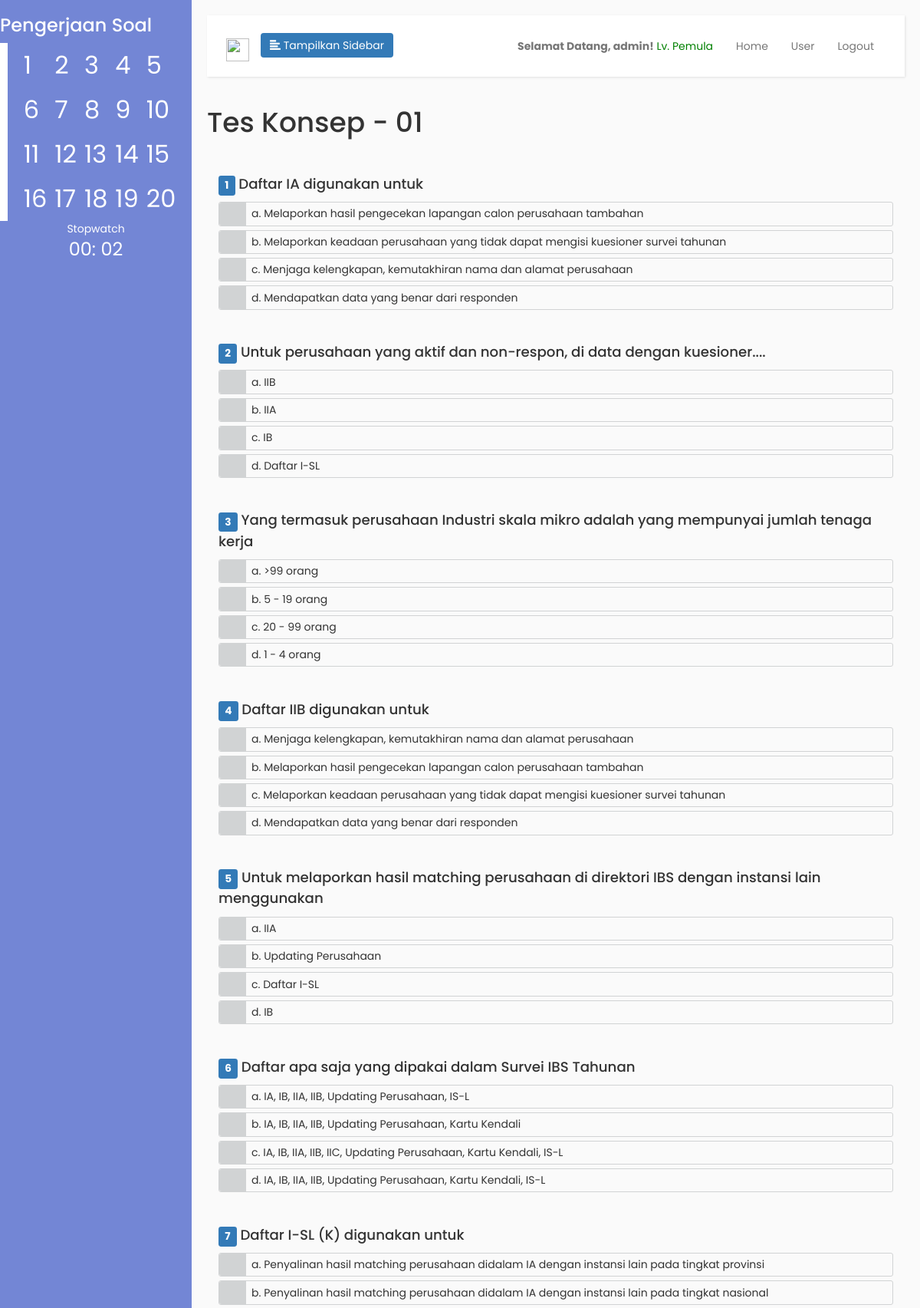
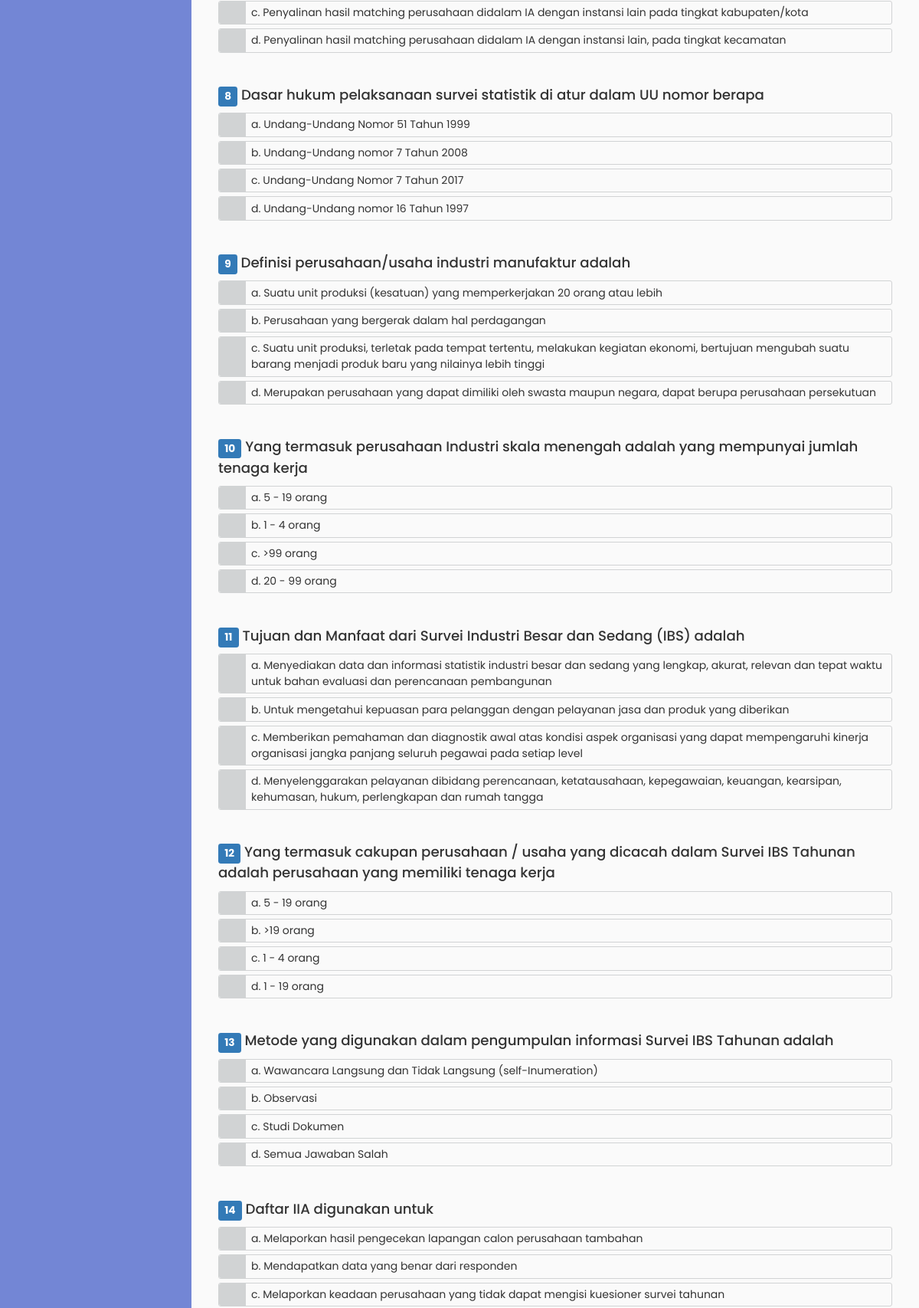
Screenshot of /test.php (signed in, upper part) with the database file from the repository (2 pictures, top to bottom).
### tables this page shows
CREATE TABLE `pertayaantes` (
  `id` int(11) NOT NULL,
  `id_konsep` int(11) NOT NULL,
  `id_topik` int(11) NOT NULL,
  `id_test` int(11) NOT NULL,
  `id_question` int(11) NOT NULL,
  `weight` int(11) NOT NULL,
  `question` varchar(471) NOT NULL,
  `correct` varchar(161) NOT NULL,
  `A` varchar(176) NOT NULL,
  `B` varchar(178) DEFAULT NULL,
  `C` varchar(145) DEFAULT NULL,
  `D` varchar(161) DEFAULT NULL
);

### load_questions.php (the view, shortened to what this page needs)
<link href="css/radio_button_questions.css" rel="stylesheet" >
<?php
    if ($test_type == 'pretest') {
        echo '<form action="scoring_pretest.php" method="post" name="pertayaantes" id="pertayaantes">';
    } else {
        echo '<form action="scoring.php" method="post" name="pertayaantes" id="pertayaantes">';
    }
?>
<div class="col-md-12">
<?php
    $current_konsep = $_SESSION['konsep_aktif'];
    $query = "SELECT id_konsep, id_topik, id_test, id_question, weight, question, correct, A, B, C, D FROM " . $test_type;
    $result = $con->query($query);
    $rows = array();
    while($row = $result->fetch(PDO::FETCH_NUM)) {
        $row_konsep = $row[0];
        if ( ($test_type == 'pertayaantes' && $row_konsep == $current_konsep) || $test_type == 'pretest') {
            array_push($rows, $row);
        }
    }
    shuffle($rows);
    $num = 0;
    $letters = array('a','b', 'c', 'd');
    foreach ($rows as $row) {
        $id_test = ($row[2] < 10 ? '0'.$row[2] : $row[2]);
        $id_question = ($row[2] < 10 ? '0'.$row[3] : $row[3]);
        echo ('
        <h5 class="question" id="question-'.$id_test.$id_question.'">'. '<span class="label label-primary">'.++$num.'</span> ' . $row[5].'</h5>
        ');
        $answers = [$row[7], $row[8], $row[9], $row[10]];
        shuffle($answers);
        $j = 0;
        echo ('<div class="funkyradio">');
        foreach ($answers as $answer) {
            echo ('
            <div class="funkyradio-primary">
            <input type="radio" name="q-'.$id_test.$id_question.'" class="q-'.$id_test.$id_question.'" id="q-'.$id_test.$id_question.'-'.$letters[$j].'" value="'.$answer.'" />
            <label for="q-'.$id_test.$id_question.'-'.$letters[$j].'">'.$letters[$j].'. '.$answer.'</label>
            </div>
            ');
            $j++;
        }
        echo ('</div>');
    }
?>
</div>
</form>

### css/sidebar.css (style rules this page uses)
body { font-family: 'Poppins', sans-serif; background: #fafafa; }

### css/radio_button_questions.css (style rules this page uses)
.question { line-height: 1.5em; font-size: 1.3em; margin-top:2em; }
.funkyradio label { width: 100%; border-radius: 3px; border: 1px solid #D1D3D4; font-weight: normal; line-height: 1.5em; }
.funkyradio input[type="radio"]:empty~label, .funkyradio input[type="checkbox"]:empty~label { position: relative; padding: 0.3em; margin-top: 0em; cursor: pointer; -webkit-user-select: none; -moz-user-select: none; -ms-user-select: none; user-select: none; padding-left: 3em; }
.funkyradio input[type="radio"]:empty~label:before, .funkyradio input[type="checkbox"]:empty~label:before { position: absolute; display: block; top: 0; bottom: 0; left: 0; content: ''; width: 2.5em; background: #D1D3D4; border-radius: 3px 0 0 3px; }

### rows the page displays
pertayaantes: question "Daftar IA digunakan untuk", j "a", answer "Melaporkan hasil pengecekan lapangan calon perusahaan tambahan", j "b", answer "Melaporkan keadaan perusahaan yang tidak dapat mengisi kuesioner survei tahunan", j "c", answer "Menjaga kelengkapan, kemutakhiran nama dan alamat perusahaan", j "d", answer "Mendapatkan data yang benar dari responden"
pertayaantes: question "Untuk perusahaan yang aktif dan non-respon, di data dengan kuesioner....", j "a", answer "IIB", j "b", C "IIA", j "c", A "IB", j "d", D "Daftar I-SL"
pertayaantes: question "Yang termasuk perusahaan Industri skala mikro adalah yang mempunyai jumlah tenaga kerja", j "a", answer ">99 orang", j "b", answer "5 - 19 orang", j "c", answer "20 - 99 orang", j "d", answer "1 - 4 orang"
pertayaantes: question "Daftar IIB digunakan untuk", j "a", A "Menjaga kelengkapan, kemutakhiran nama dan alamat perusahaan", j "b", B "Melaporkan hasil pengecekan lapangan calon perusahaan tambahan", j "c", answer "Melaporkan keadaan perusahaan yang tidak dapat mengisi kuesioner survei tahunan", j "d", C "Mendapatkan data yang benar dari responden"
pertayaantes: question "Untuk melaporkan hasil matching perusahaan di direktori IBS dengan instansi lain menggunakan", j "a", answer "IIA", j "b", answer "Updating Perusahaan", j "c", answer "Daftar I-SL", j "d", answer "IB"
pertayaantes: question "Daftar apa saja yang dipakai dalam Survei IBS Tahunan", j "a", D "IA, IB, IIA, IIB, Updating Perusahaan, IS-L", j "b", C "IA, IB, IIA, IIB, Updating Perusahaan, Kartu Kendali", j "c", A "IA, IB, IIA, IIB, IIC, Updating Perusahaan, Kartu Kendali, IS-L", j "d", answer "IA, IB, IIA, IIB, Updating Perusahaan, Kartu Kendali, IS-L"
pertayaantes: question "Daftar I-SL (K) digunakan untuk", j "a", answer "Penyalinan hasil matching perusahaan didalam IA dengan instansi lain pada tingkat provinsi", j "b", answer "Penyalinan hasil matching perusahaan didalam IA dengan instansi lain pada tingkat nasional", j "c", answer "Penyalinan hasil matching perusahaan didalam IA dengan instansi lain pada tingkat kabupaten/kota", j "d", answer "Penyalinan hasil matching perusahaan didalam IA dengan instansi lain, pada tingkat kecamatan"
pertayaantes: question "Dasar hukum pelaksanaan survei statistik di atur dalam UU nomor berapa", j "a", B "Undang-Undang Nomor 51 Tahun 1999", j "b", A "Undang-Undang nomor 7 Tahun 2008", j "c", C "Undang-Undang Nomor 7 Tahun 2017", j "d", answer "Undang-Undang nomor 16 Tahun 1997"
pertayaantes: question "Definisi perusahaan/usaha industri manufaktur adalah", j "a", A "Suatu unit produksi (kesatuan) yang memperkerjakan 20 orang atau lebih", j "b", B "Perusahaan yang bergerak dalam hal perdagangan", j "c", answer "Suatu unit produksi, terletak pada tempat tertentu, melakukan kegiatan ekonomi, bertujuan mengubah suatu barang menjadi produk baru yang nilainya lebih tinggi", j "d", C "Merupakan perusahaan yang dapat dimiliki oleh swasta maupun negara, dapat berupa perusahaan persekutuan"
pertayaantes: question "Yang termasuk perusahaan Industri skala menengah adalah yang mempunyai jumlah tenaga kerja", j "a", answer "5 - 19 orang", j "b", answer "1 - 4 orang", j "c", answer ">99 orang", j "d", answer "20 - 99 orang"
pertayaantes: question "Tujuan dan Manfaat dari Survei Industri Besar dan Sedang (IBS) adalah", j "a", answer "Menyediakan data dan informasi statistik industri besar dan sedang yang lengkap, akurat, relevan dan tepat waktu untuk bahan evaluasi dan perencanaan pembangunan", j "b", B "Untuk mengetahui kepuasan para pelanggan dengan pelayanan jasa dan produk yang diberikan", j "c", A "Memberikan pemahaman dan diagnostik awal atas kondisi aspek organisasi yang dapat mempengaruhi kinerja organisasi jangka panjang seluruh pegawai pada setiap level", j "d", C "Menyelenggarakan pelayanan dibidang perencanaan, ketatausahaan, kepegawaian, keuangan, kearsipan, kehumasan, hukum, perlengkapan dan rumah tangga"
pertayaantes: question "Yang termasuk cakupan perusahaan / usaha yang dicacah dalam Survei IBS Tahunan adalah perusahaan yang memiliki tenaga kerja", j "a", B "5 - 19 orang", j "b", answer ">19 orang", j "c", A "1 - 4 orang", j "d", D "1 - 19 orang"
pertayaantes: question "Metode yang digunakan dalam pengumpulan informasi Survei IBS Tahunan adalah", j "a", answer "Wawancara Langsung dan Tidak Langsung (self-Inumeration)", j "b", B "Observasi", j "c", C "Studi Dokumen", j "d", D "Semua Jawaban Salah"
pertayaantes: question "Daftar IIA digunakan untuk", j "a", answer "Melaporkan hasil pengecekan lapangan calon perusahaan tambahan", j "b", answer "Mendapatkan data yang benar dari responden", j "c", answer "Melaporkan keadaan perusahaan yang tidak dapat mengisi kuesioner survei tahunan"

### other values shown
$_SESSION['nama'] "admin"
$_SESSION['konsep_aktif'] "01"
